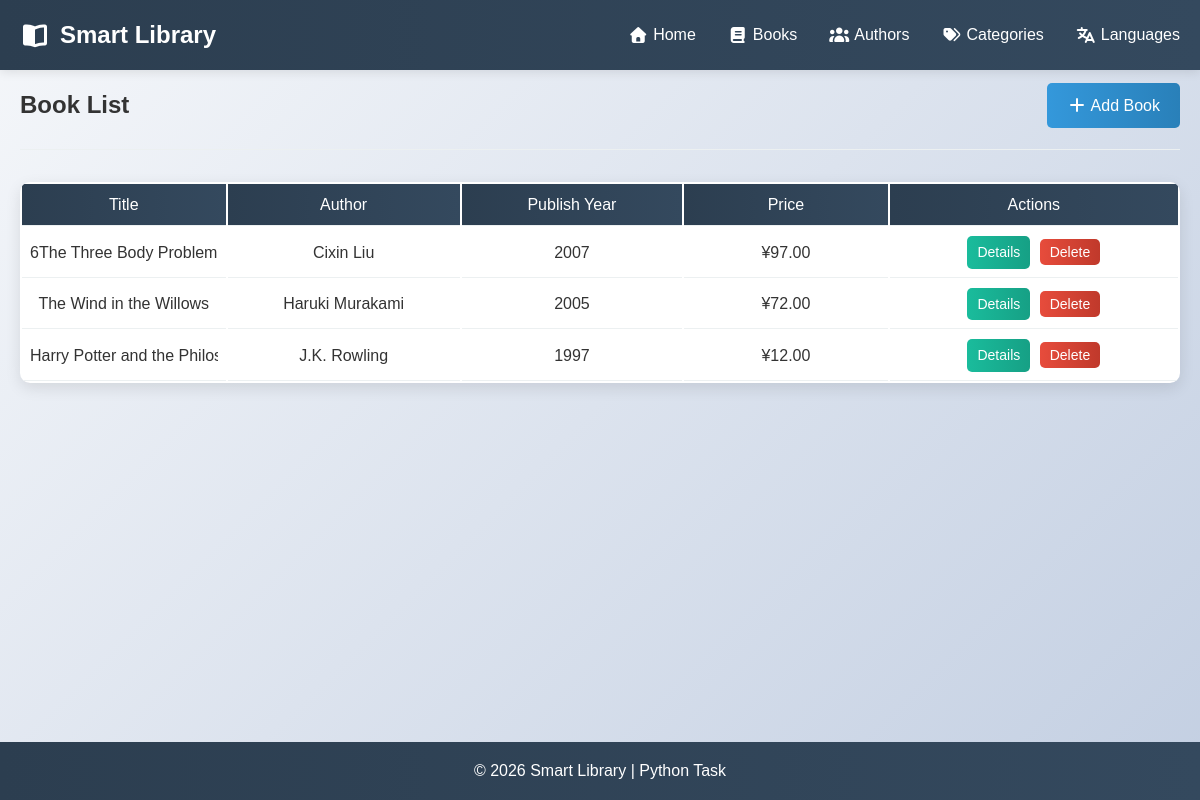
Before: /books with the older database file.
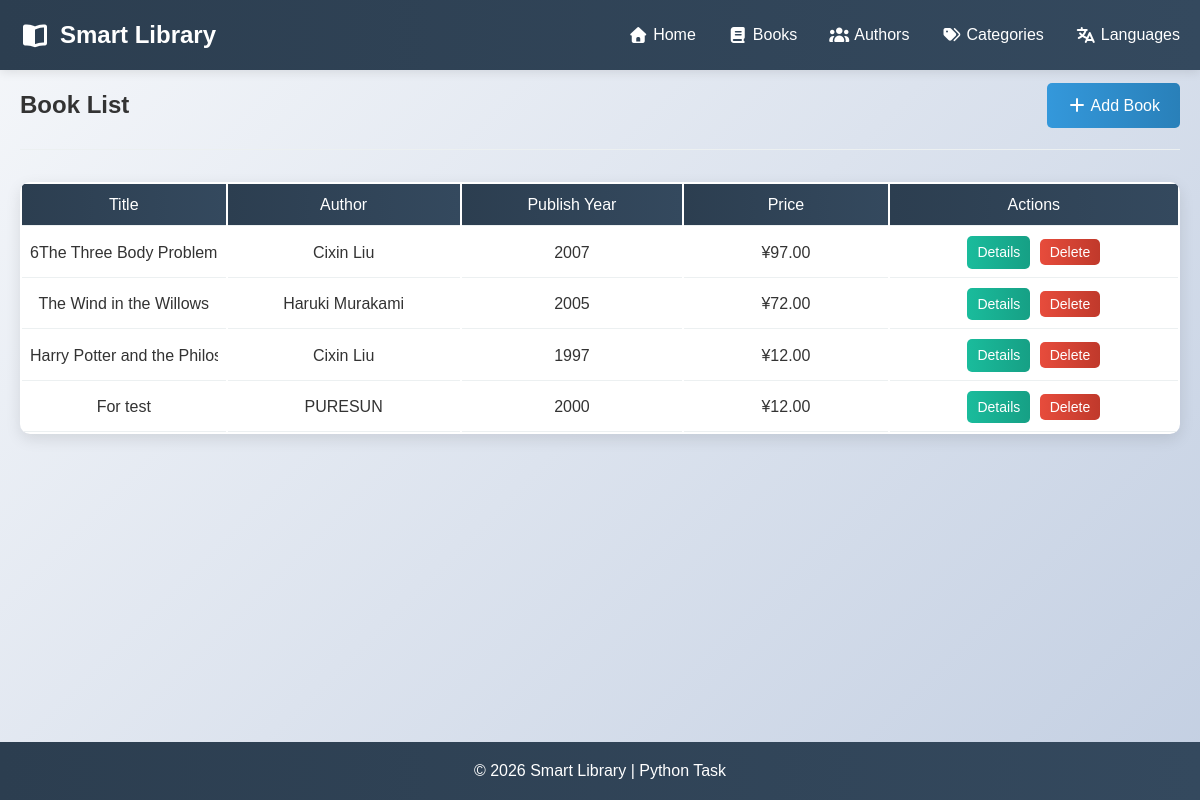
After: the same page with the newer database file.
### models.py (models this page shows, shortened)
class Book(db.Model):
    id = db.Column(db.Integer, primary_key=True)
    title = db.Column(db.String(200), nullable=False)
    publish_year = db.Column(db.Integer)
    publisher = db.Column(db.String(256))
    edition = db.Column(db.String(50))
    pages = db.Column(db.Integer)
    price = db.Column(db.Float)
    description = db.Column(db.Text)
    added_date = db.Column(db.DateTime, default=datetime.utcnow)
    author_id = db.Column(db.Integer, db.ForeignKey('author.id'), nullable=False)
    category_id = db.Column(db.Integer, db.ForeignKey('category.id'), nullable=False)
    category = db.relationship('Category', backref='books', lazy=True)
    language_id = db.Column(db.Integer, db.ForeignKey('language.id'), nullable=False)
    cover_type_id = db.Column(db.Integer, db.ForeignKey('cover_type.id'), nullable=False)

class Author(db.Model):
    id = db.Column(db.Integer, primary_key=True)
    name = db.Column(db.String(100), nullable=False)
    birth_date = db.Column(db.Date)
    nationality_id = db.Column(db.Integer, db.ForeignKey('language.id'), nullable=False)
    is_alive = db.Column(db.Boolean, default=True)
    biography = db.Column(db.Text)
    books = db.relationship('Book', backref='author', lazy=True)

### app.py (the view)
@app.route('/books')
def books():
    all_books = Book.query.all()
    return render_template('books.html', books=all_books)

### templates/books.html (shortened to what this page needs)
{% extends "base.html" %}
{% block content %}
<section class="page-header">
    <h1 class="main-title">Book List</h1>
    <a href="{{ url_for('add_book') }}" class="btn btn-primary">
        <i class="fas fa-plus"></i> Add Book
    </a>
</section>
<div class="books-container">
    {% if books %}
    <table class="books-table">
        <thead>
            <tr>
                <th>Title</th>
                <th>Author</th>
                <th style="min-width: 130px;">Publish Year</th>
                <th>Price</th>
                <th style="min-width: 170px;">Actions</th>
            </tr>
        </thead>
        <tbody>
            {% for book in books %}
            <tr>
                <td><div><span>{{ book.title }}</span></div></td>
                <td>{{ book.author.name }}</td>
                <td style="text-align: center;">{{ book.publish_year }}</td>
                <td style="text-align: center;">¥{{ "%.2f"|format(book.price) }}</td>
                <td>
                    <a href="{{ url_for('book_detail', book_id=book.id) }}" class="btn btn-small btn-info">Details</a>
                    <form action="{{ url_for('delete_book', book_id=book.id) }}" method="POST" class="inline-form" onsubmit="return confirm('Are you sure you want to delete this book?');">
                        <button type="submit" class="btn btn-small btn-danger">Delete</button>
                    </form>
                </td>
            </tr>
            {% endfor %}
        </tbody>
    </table>
    {% else %}
    <div class="empty-state">
        <i class="fas fa-book-open"></i>
        <h3>There are no books available.</h3>
        <p>Please add a book to get started, click the button above.</p>
    </div>
    {% endif %}
</div>
{% endblock %}

Changed rows visible on the page:
changed Book "Harry Potter and the…": author.name "J.K. Rowling" → "Cixin Liu"
added Book: title "For test", author.name "PURESUN", publish_year "2000", price "12.00"
